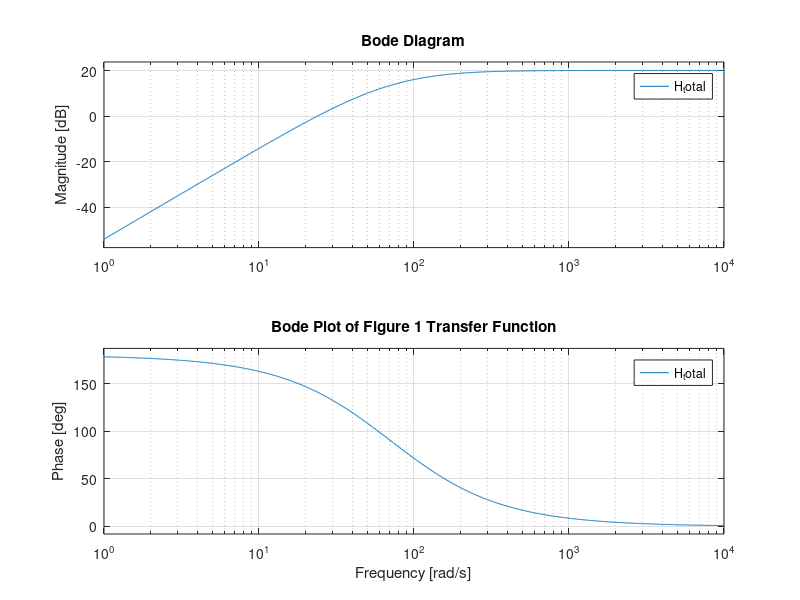
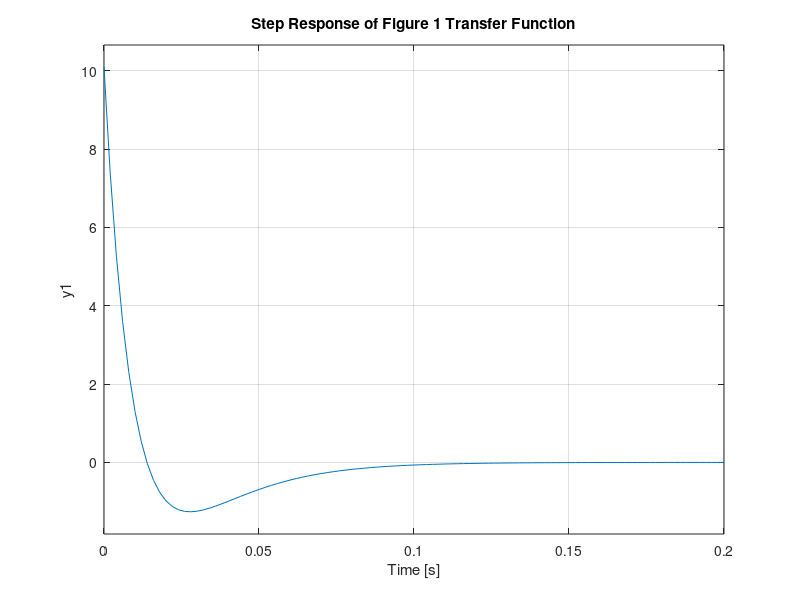

These figures' MATLAB source, in order:
% Component values from AN-581 Figure 1 / Table I
R1 = 16.5e3;        % Ohms
R2 = 150e3;         % Ohms
Rin = 33.3e3;       % Parallel of RA, RB, and RIN (~33.3kΩ)
Cin = 0.3e-6;       % Farads
Rload = 100e3;      % Ohms
Cout = 0.2e-6;      % Farads

% Time constants
tau_in = Rin * Cin;
tau_out = Rload * Cout;

% Amplifier gain
A = 1 + (R2 / R1);

% Define s = tf('s')
s = tf('s');

% Transfer function components
H_in = (s * tau_in) / (1 + s * tau_in);
H_out = (s * tau_out) / (1 + s * tau_out);

% Total system transfer function
H_total = A * H_in * H_out;

% Plot Bode plot
figure;
bode(H_total);
grid on;
title('Bode Plot of Figure 1 Transfer Function');

% Optional: display step or impulse response
figure;
step(H_total);
title('Step Response of Figure 1 Transfer Function');
